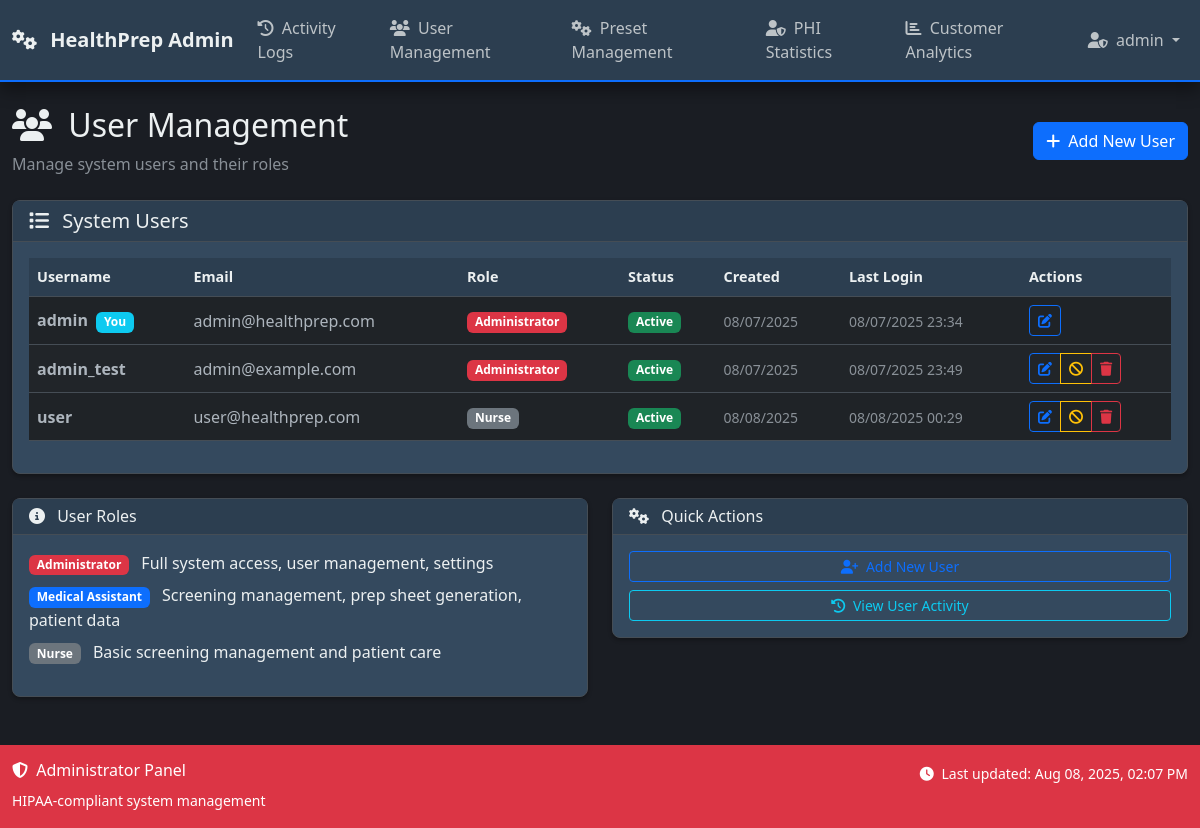
Page /admin/users (signed in) on the committed database.
### models.py (models this page shows, shortened)
class User(UserMixin, db.Model):
    __tablename__ = 'users'
    id = db.Column(db.Integer, primary_key=True)
    username = db.Column(db.String(80), nullable=False)  # Unique within organization
    email = db.Column(db.String(120), nullable=False)  # Unique within organization
    password_hash = db.Column(db.String(255), nullable=False)
    role = db.Column(db.String(20), default='nurse', nullable=False)  # 'root_admin', 'admin', 'MA', 'nurse'
    is_admin = db.Column(db.Boolean, default=False, nullable=False)  # Kept for backward compatibility
    is_active_user = db.Column(db.Boolean, default=True, nullable=False)
    is_root_admin = db.Column(db.Boolean, default=False, nullable=False)  # Super admin for managing all organizations
    org_id = db.Column(db.Integer, db.ForeignKey('organizations.id'), nullable=True)  # Nullable for root admins
    epic_user_id = db.Column(db.String(100))  # Epic user ID for mapping
    two_factor_enabled = db.Column(db.Boolean, default=False)
    session_timeout_minutes = db.Column(db.Integer, default=30)
    last_activity = db.Column(db.DateTime, default=datetime.utcnow)
    failed_login_attempts = db.Column(db.Integer, default=0)
    locked_until = db.Column(db.DateTime)
    created_at = db.Column(db.DateTime, default=datetime.utcnow)
    last_login = db.Column(db.DateTime, default=datetime.utcnow)
    created_by = db.Column(db.Integer, db.ForeignKey('users.id'))
    updated_at = db.Column(db.DateTime, default=datetime.utcnow, onupdate=datetime.utcnow)
    __table_args__ = (
        db.UniqueConstraint('username', 'org_id', name='unique_username_per_org'),
        db.UniqueConstraint('email', 'org_id', name='unique_email_per_org'),
    )
    def is_admin_user(self):
        return self.role == 'admin' or self.is_admin or self.is_root_admin
    def update_activity(self):
        self.last_activity = datetime.utcnow()
    @property
    def is_active(self):
        return self.is_active_user
    @property
    def role_display(self):
        role_names = {
            'root_admin': 'Root Administrator',
            'admin': 'Administrator',
            'MA': 'Medical Assistant',
            'nurse': 'Nurse'
        }
        return role_names.get(self.role, self.role.title())

### routes/admin_routes.py (the view)
@admin_bp.route('/users')
@login_required
@admin_required
def users():
    try:
        if hasattr(current_user, 'org_id'):
            users = User.query.filter_by(org_id=current_user.org_id).order_by(User.username).all()
        else:
            users = User.query.order_by(User.username).all()
        return render_template('admin/users.html', users=users)
    except Exception as e:
        logger.error(f"Error loading users: {str(e)}")
        flash('Error loading users', 'error')
        return render_template('error/500.html'), 500

### app.py (called while the page is built)
def register_template_utilities(app):
    @app.template_filter('datetime')
    def datetime_filter(value, format='%Y-%m-%d %H:%M'):
        if value is None:
            return ""
        return value.strftime(format)
    @app.context_processor
    def inject_cache_timestamp():
        import time
        return dict(cache_timestamp=int(time.time()))
    @app.context_processor
    def inject_csrf_token():
        from flask_wtf.csrf import generate_csrf
        return dict(csrf_token=lambda: generate_csrf())

### routes/admin_routes.py (called while the page is built)
def admin_required(f):
    @functools.wraps(f)
    def decorated_function(*args, **kwargs):
        if not current_user.is_authenticated or not current_user.is_admin_user():
            flash('Admin access required', 'error')
            return redirect(url_for('main.index'))
        return f(*args, **kwargs)
    return decorated_function

### templates/admin/users.html (shortened to what this page needs)
{% extends 'base_admin.html' %}
{% block content %}
<div class="d-flex justify-content-between align-items-center mb-4">
    <div>
        <h2>
            <i class="fas fa-users me-2"></i>
            User Management
        </h2>
        <p class="text-muted mb-0">Manage system users and their roles</p>
    </div>
    <div>
        <button type="button" class="btn btn-primary" data-bs-toggle="modal" data-bs-target="#addUserModal">
            <i class="fas fa-plus me-1"></i>
            Add New User
        </button>
    </div>
</div>
<div class="card">
    <div class="card-header">
        <h5 class="mb-0">
            <i class="fas fa-list me-2"></i>
            System Users
        </h5>
    </div>
    <div class="card-body">
        {% if users %}
        <div class="table-responsive">
            <table class="table table-striped table-hover">
                <thead>
                    <tr>
                        <th>Username</th>
                        <th>Email</th>
                        <th>Role</th>
                        <th>Status</th>
                        <th>Created</th>
                        <th>Last Login</th>
                        <th>Actions</th>
                    </tr>
                </thead>
                <tbody>
                    {% for user in users %}
                    <tr data-user-id="{{ user.id }}">
                        <td>
                            <strong>{{ user.username }}</strong>
                            {% if user.id == current_user.id %}
                                <span class="badge bg-info ms-1">You</span>
                            {% endif %}
                        </td>
                        <td>{{ user.email }}</td>
                        <td>
                            <span class="badge bg-{{ 'danger' if user.role == 'admin' else 'primary' if user.role == 'MA' else 'secondary' }}">
                                {{ user.role_display }}
                            </span>
                        </td>
                        <td>
                            <span class="badge bg-{{ 'success' if user.is_active_user else 'danger' }}">
                                {{ 'Active' if user.is_active_user else 'Inactive' }}
                            </span>
                        </td>
                        <td>
                            <small class="text-muted">
                                {{ user.created_at.strftime('%m/%d/%Y') if user.created_at else 'N/A' }}
                            </small>
                        </td>
                        <td>
                            <small class="text-muted">
                                {{ user.last_login.strftime('%m/%d/%Y %H:%M') if user.last_login else 'Never' }}
                            </small>
                        </td>
                        <td>
                            <div class="btn-group btn-group-sm" role="group">
                                <button type="button" class="btn btn-outline-primary btn-sm"
                                        onclick="editUser({{ user.id }}, '{{ user.username }}', '{{ user.email }}', '{{ user.role }}', {{ user.is_active_user|lower }})"
                                        data-bs-toggle="modal" data-bs-target="#editUserModal">
                                    <i class="fas fa-edit"></i>
                                </button>
                                {% if user.id != current_user.id %}
                                <button type="button" class="btn btn-outline-{{ 'warning' if user.is_active_user else 'success' }} btn-sm"
                                        onclick="toggleUserStatus({{ user.id }}, '{{ user.username }}', {{ user.is_active_user|lower }})">
                                    <i class="fas fa-{{ 'ban' if user.is_active_user else 'check' }}"></i>
                                </button>
                                {% endif %}
                                {% if user.id != current_user.id %}
                                <button type="button" class="btn btn-outline-danger btn-sm"
                                        onclick="deleteUser({{ user.id }}, '{{ user.username }}')">
                                    <i class="fas fa-trash"></i>
                                </button>
                                {% endif %}
                            </div>
                        </td>
                    </tr>
                    {% endfor %}
                </tbody>
            </table>
        </div>
        {% else %}
        <div class="text-center py-4">
            <i class="fas fa-users fa-3x text-muted mb-3"></i>
            <h5 class="text-muted">No users found</h5>
            <p class="text-muted">Add your first user to get started.</p>
        </div>
        {% endif %}
    </div>
</div>
<div class="row mt-4">
    <div class="col-md-6">
        <div class="card">
            <div class="card-header">
                <h6 class="mb-0">
                    <i class="fas fa-info-circle me-2"></i>
                    User Roles
                </h6>
            </div>
            <div class="card-body">
                <ul class="list-unstyled">
                    <li class="mb-2">
                        <span class="badge bg-danger me-2">Administrator</span>
                        Full system access, user management, settings
                    </li>
                    <li class="mb-2">
                        <span class="badge bg-primary me-2">Medical Assistant</span>
                        Screening management, prep sheet generation, patient data
                    </li>
                    <li class="mb-2">
                        <span class="badge bg-secondary me-2">Nurse</span>
                        Basic screening management and patient care
                    </li>
                </ul>
            </div>
        </div>
    </div>
    <div class="col-md-6">
        <div class="card">
            <div class="card-header">
                <h6 class="mb-0">
                    <i class="fas fa-cogs me-2"></i>
                    Quick Actions
                </h6>
            </div>
            <div class="card-body">
                <div class="d-grid gap-2">
                    <button type="button" class="btn btn-outline-primary btn-sm" data-bs-toggle="modal" data-bs-target="#addUserModal">
                        <i class="fas fa-user-plus me-1"></i>
                        Add New User
                    </button>
                    <a href="{{ url_for('admin.dashboard_logs') }}" class="btn btn-outline-info btn-sm">
                        <i class="fas fa-history me-1"></i>
                        View User Activity
                    </a>
                </div>
            </div>
        </div>
    </div>
</div>
{% endblock %}

### templates/base_admin.html (shortened to what this page needs)
<!DOCTYPE html>
<html lang="en" data-bs-theme="dark">
<head>
    <link href="https://cdn.jsdelivr.net/npm/bootstrap@5.3.0/dist/css/bootstrap.min.css" rel="stylesheet">
    <link href="https://cdnjs.cloudflare.com/ajax/libs/font-awesome/6.4.0/css/all.min.css" rel="stylesheet">
    <link href="{{ url_for('static', filename='css/custom.css') }}" rel="stylesheet">
    <link href="{{ url_for('static', filename='css/loading-states.css') }}" rel="stylesheet">
</head>
<body>
    <nav class="navbar navbar-expand-lg navbar-dark bg-danger">
        <div class="container">
            <a class="navbar-brand" href="{{ url_for('admin.dashboard') }}">
                <i class="fas fa-cogs me-2"></i>
                HealthPrep Admin
            </a>
            <div class="collapse navbar-collapse" id="adminNavbar">
                <ul class="navbar-nav me-auto">
                    <li class="nav-item">
                        <a class="nav-link" href="{{ url_for('admin.dashboard_logs') }}">
                            <i class="fas fa-history me-1"></i> Activity Logs
                        </a>
                    </li>
                    <li class="nav-item">
                        <a class="nav-link" href="{{ url_for('admin.users_list') }}">
                            <i class="fas fa-users me-1"></i> User Management
                        </a>
                    </li>
                    <li class="nav-item">
                        <a class="nav-link" href="{{ url_for('admin.dashboard_presets') }}">
                            <i class="fas fa-cogs me-1"></i> Preset Management
                        </a>
                    </li>
                    <li class="nav-item">
                        <a class="nav-link" href="{{ url_for('admin.dashboard_phi') }}">
                            <i class="fas fa-user-shield me-1"></i> PHI Statistics
                        </a>
                    </li>
                    <li class="nav-item">
                        <a class="nav-link" href="{{ url_for('admin.dashboard_analytics') }}">
                            <i class="fas fa-chart-bar me-1"></i> Customer Analytics
                        </a>
                    </li>
                </ul>
                <ul class="navbar-nav">
                    <li class="nav-item dropdown">
                        <a class="nav-link dropdown-toggle" href="#" id="adminUserDropdown" role="button" data-bs-toggle="dropdown">
                            <i class="fas fa-user-shield me-1"></i> {{ current_user.username }}
                        </a>
                    </li>
                </ul>
            </div>
        </div>
    </nav>
    <main class="container-fluid my-4">
        {% block content %}{% endblock %}
    </main>
    <footer class="bg-danger text-white py-3 mt-5">
        <div class="container">
            <div class="row">
                <div class="col-md-6">
                    <h6><i class="fas fa-shield-alt me-1"></i> Administrator Panel</h6>
                    <small>HIPAA-compliant system management</small>
                </div>
                <div class="col-md-6 text-end">
                    <small>
                        <i class="fas fa-clock me-1"></i>
                        Last updated: <span id="lastUpdated"></span>
                    </small>
                </div>
            </div>
        </div>
    </footer>
</body>
</html>

### static/css/custom.css (style rules this page uses)
:root { --hp-primary: #0d6efd; --hp-secondary: #6c757d; --hp-success: #198754; --hp-danger: #dc3545; --hp-warning: #ffc107; --hp-info: #0dcaf0; --hp-light: #f8f9fa; --hp-dark: #212529; --hp-complete: #20c997; --hp-due-soon: #fd7e14; --hp-due: #e74c3c; --hp-overdue: #ad2121; --hp-confidence-high: #28a745; --hp-confidence-medium: #ffc107; --hp-confidence-low: #dc3545; --hp-bg-primary: #1a1d23; --hp-bg-secondary: #2c3e50; --hp-bg-card: #34495e; --hp-text-primary: #ecf0f1; --hp-text-secondary: #bdc3c7; --hp-text-muted: #95a5a6; --hp-border-color: #454d55; --hp-shadow-sm: 0 0.125rem 0.25rem rgba(0, 0, 0, 0.3); --hp-shadow: 0 0.5rem 1rem rgba(0, 0, 0, 0.4); --hp-shadow-lg: 0 1rem 3rem rgba(0, 0, 0, 0.5); --hp-font-family-medical: 'Segoe UI', Tahoma, Geneva, Verdana, sans-serif; --hp-font-size-medical: 0.9rem; --hp-line-height-medical: 1.5; }
body { background-color: var(--hp-bg-primary); color: var(--hp-text-primary); font-family: var(--hp-font-family-medical); line-height: var(--hp-line-height-medical); }
.container, .container-fluid { max-width: 1400px; }
.navbar { background-color: var(--hp-bg-secondary) !important; border-bottom: 2px solid var(--hp-primary); box-shadow: var(--hp-shadow); }
.navbar-brand { font-weight: 600; color: var(--hp-text-primary) !important; }
.navbar-nav .nav-link { color: var(--hp-text-secondary) !important; font-weight: 500; transition: color 0.3s ease; }
.card { background-color: var(--hp-bg-card); border: 1px solid var(--hp-border-color); box-shadow: var(--hp-shadow-sm); border-radius: 0.5rem; }
.card-header { background-color: var(--hp-bg-secondary); border-bottom: 1px solid var(--hp-border-color); font-weight: 600; color: var(--hp-text-primary); }
.card-body { color: var(--hp-text-primary); }
.table { color: var(--hp-text-primary); background-color: transparent; }
.table th { background-color: var(--hp-bg-secondary); border-color: var(--hp-border-color); color: var(--hp-text-primary); font-weight: 600; font-size: var(--hp-font-size-medical); }
.table td { border-color: var(--hp-border-color); vertical-align: middle; }
.btn-primary { background-color: var(--hp-primary); border-color: var(--hp-primary); }

### rows in the picture
User: username "admin", shows "You", email "admin@healthprep.com", role_display "Administrator", is_active_user "Active", created_at "08/07/2025", last_login "08/07/2025 23:34"
User: username "admin_test", email "admin@example.com", role_display "Administrator", is_active_user "Active", created_at "08/07/2025", last_login "08/07/2025 23:49"
User: username "user", email "user@healthprep.com", role_display "Nurse", is_active_user "Active", created_at "08/08/2025", last_login "08/08/2025 00:29"
